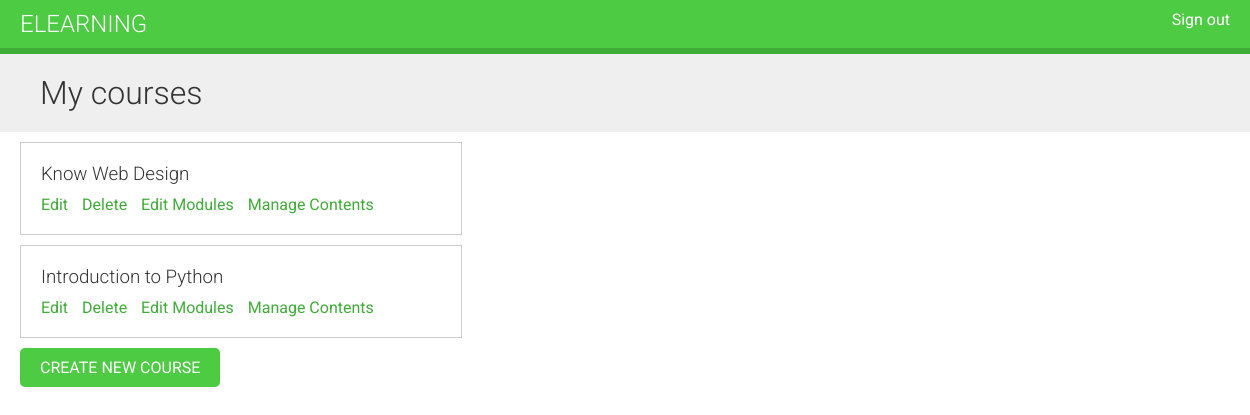
/course/all-courses/ (signed in), run on the app's committed database.
### courses/models.py (models this page shows, shortened)
class Course(models.Model):
    instructor = models.ForeignKey(User, related_name='courses_created', on_delete=models.CASCADE)
    subject = models.ForeignKey(Subject, related_name='courses', on_delete=models.CASCADE)
    title = models.CharField(max_length=150)
    slug = models.SlugField(max_length=200, unique=True)
    overview = models.TextField()
    created = models.DateTimeField(auto_now_add=True)
    students = models.ManyToManyField(User, related_name='courses_enrolled', blank=True)
    class Meta:
        ordering = ['-created']

### courses/views.py (the view)
# urls.py: path('all-courses/', InstructorCourseListView.as_view(), name='course_list'),
class InstructorCourseListView(UserCourseMixin, ListView):
    template_name = 'courses/course_list.html'
    permission_required ='courses.view_course'
    context_object_name = 'courses'

### courses/views.py (called while the page is built)
    def get_queryset(self):
        queryset = super().get_queryset()
        return queryset.filter(instructor=self.request.user)

### templates/courses/course_list.html (shortened to what this page needs)
{% extends "_base.html" %}
{% block content %}
  <h1>My courses</h1>
  <div class="module">
    {% for course in courses %}
      <div class="course-info">
        <h3>{{ course.title }}</h3>
        <p>
          <a href="{% url "course_update" course.id %}">Edit</a>
          <a href="{% url "course_delete" course.id %}">Delete</a>
          <a href="{% url 'course_module_update' course.id %}">Edit Modules</a>
          {% if course.modules.count > 0 %}
            <a href="{% url 'module_content_list' course.modules.first.id %}">Manage Contents</a>
          {% endif %}
        </p>
      </div>
    {% empty %}
      <p>You haven't created any courses yet.</p>
    {% endfor %}
    <p>
      <a href="{% url "course_create" %}" class="button">Create new course</a>
    </p>
  </div>
{% endblock %}

### static/css/base.css (style rules this page uses)
body { margin:0; font-family:'Roboto', sans-serif; font-weight:400; color:#333; }
a { color:#3fad37; text-decoration:none; }
h1, h2, h3, h4, h5, h6 { font-family:'Roboto', sans-serif; font-weight:300; }
h1 { background:#efefef; width:100%; overflow:auto; padding:20px 0 20px 40px; margin:0; }
.module { padding:10px 20px; float:left; width:600px; }
.module h3 { margin:20px 0 0; padding:0; width:100%; }
.module p { margin:10px 0 20px; width:100%; float:left; }
input[type=submit], a.button { border-radius:5px; background:#4dcc43; color:#fff; font-size:16px; text-transform:uppercase; border:none; padding:10px 20px; margin:20px 0; }
.course-info { border:1px solid #ccc; padding:0 20px; margin-bottom:10px; width:400px; overflow:auto; }
.course-info a { margin-right:10px; }

### data on the page
Course: title "Know Web Design", shows "Manage Contents"
Course: title "Introduction to Python", shows "Manage Contents"
